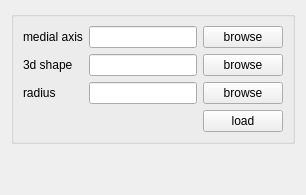
       <widget class="QWidget" name="fileTab">
        <property name="toolTip">
         <string>Load all required files here</string>
        </property>
        <attribute name="title">
         <string>Files</string>
        </attribute>
        <layout class="QGridLayout" name="gridLayout_17">
         <item row="0" column="0">
          <widget class="QGroupBox" name="loadFileGroup">
           <property name="sizePolicy">
            <sizepolicy hsizetype="Minimum" vsizetype="Minimum">
             <horstretch>0</horstretch>
             <verstretch>0</verstretch>
            </sizepolicy>
           </property>
           <property name="title">
            <string/>
           </property>
           <layout class="QGridLayout" name="gridLayout_40">
            <item row="0" column="0">
             <widget class="QLabel" name="label_11">
              <property name="text">
               <string>medial axis</string>
              </property>
             </widget>
            </item>
            <item row="0" column="1">
             <widget class="QLineEdit" name="maFileEdit">
              <property name="toolTip">
               <string>the medial axis file</string>
              </property>
             </widget>
            </item>
            <item row="0" column="2">
             <widget class="QPushButton" name="browseMAFileBtn">
              <property name="toolTip">
               <string>select a medial axis file (.off)</string>
              </property>
              <property name="text">
               <string>browse</string>
              </property>
             </widget>
            </item>
            <item row="1" column="0">
             <widget class="QLabel" name="label_12">
              <property name="text">
               <string>3d shape</string>
              </property>
             </widget>
            </item>
            <item row="1" column="1">
             <widget class="QLineEdit" name="shapeFileEdit">
              <property name="toolTip">
               <string>the 3d shape file (optional)</string>
              </property>
             </widget>
            </item>
            <item row="1" column="2">
             <widget class="QPushButton" name="browse3DShapeFileBtn">
              <property name="toolTip">
               <string>select a 3d shape file (.off)</string>
              </property>
              <property name="text">
               <string>browse</string>
              </property>
             </widget>
            </item>
            <item row="2" column="0">
             <widget class="QLabel" name="label_13">
              <property name="text">
               <string>radius</string>
              </property>
             </widget>
            </item>
            <item row="2" column="1">
             <widget class="QLineEdit" name="radiusFileEdit">
              <property name="toolTip">
               <string>the radius file (optional)</string>
              </property>
             </widget>
            </item>
            <item row="2" column="2">
             <widget class="QPushButton" name="browseRadiusFileBtn">
              <property name="toolTip">
               <string>(optionally) select a radius file (.r)</string>
              </property>
              <property name="text">
               <string>browse</string>
              </property>
             </widget>
            </item>
            <item row="3" column="2">
             <widget class="QPushButton" name="loadFilesBtn">
              <property name="text">
               <string>load</string>
              </property>
             </widget>
            </item>
           </layout>
          </widget>
         </item>
         <item row="1" column="0">
          <spacer name="verticalSpacer_3">
           <property name="orientation">
            <enum>Qt::Vertical</enum>
           </property>
           <property name="sizeHint" stdset="0">
            <size>
             <width>20</width>
             <height>40</height>
            </size>
           </property>
          </spacer>
         </item>
        </layout>
       </widget>
